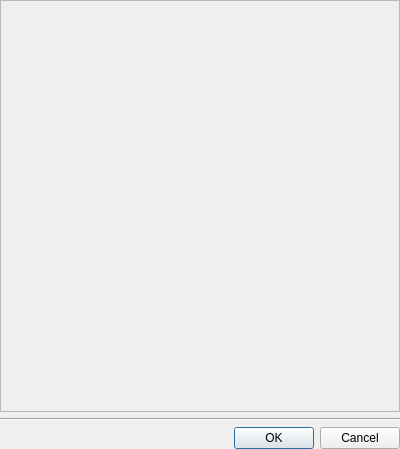
<?xml version="1.0" encoding="UTF-8"?>
<ui version="4.0">
 <class>ServerSelectionDialog</class>
 <widget class="QDialog" name="ServerSelectionDialog">
  <property name="geometry">
   <rect>
    <x>0</x>
    <y>0</y>
    <width>400</width>
    <height>449</height>
   </rect>
  </property>
  <property name="windowTitle">
   <string>Select Servers</string>
  </property>
  <layout class="QVBoxLayout" name="verticalLayout">
   <property name="leftMargin">
    <number>0</number>
   </property>
   <property name="topMargin">
    <number>0</number>
   </property>
   <property name="rightMargin">
    <number>0</number>
   </property>
   <property name="bottomMargin">
    <number>0</number>
   </property>
   <item>
    <widget class="nx::vms::client::desktop::FilteredResourceViewWidget" name="filteredResourceSelectionWidget">
     <property name="sizePolicy">
      <sizepolicy hsizetype="Preferred" vsizetype="MinimumExpanding">
       <horstretch>0</horstretch>
       <verstretch>0</verstretch>
      </sizepolicy>
     </property>
    </widget>
   </item>
   <item>
    <widget class="Line" name="line">
     <property name="orientation">
      <enum>Qt::Horizontal</enum>
     </property>
    </widget>
   </item>
   <item>
    <layout class="QHBoxLayout" name="horizontalLayout">
     <property name="leftMargin">
      <number>16</number>
     </property>
     <item>
      <widget class="QDialogButtonBox" name="buttonBox">
       <property name="standardButtons">
        <set>QDialogButtonBox::Cancel|QDialogButtonBox::Ok</set>
       </property>
      </widget>
     </item>
    </layout>
   </item>
  </layout>
 </widget>
 <customwidgets>
  <customwidget>
   <class>nx::vms::client::desktop::FilteredResourceViewWidget</class>
   <extends>QScrollArea</extends>
   <header>nx/vms/client/desktop/resource_dialogs/details/filtered_resource_view_widget.h</header>
   <container>1</container>
  </customwidget>
 </customwidgets>
 <resources/>
 <connections/>
</ui>
